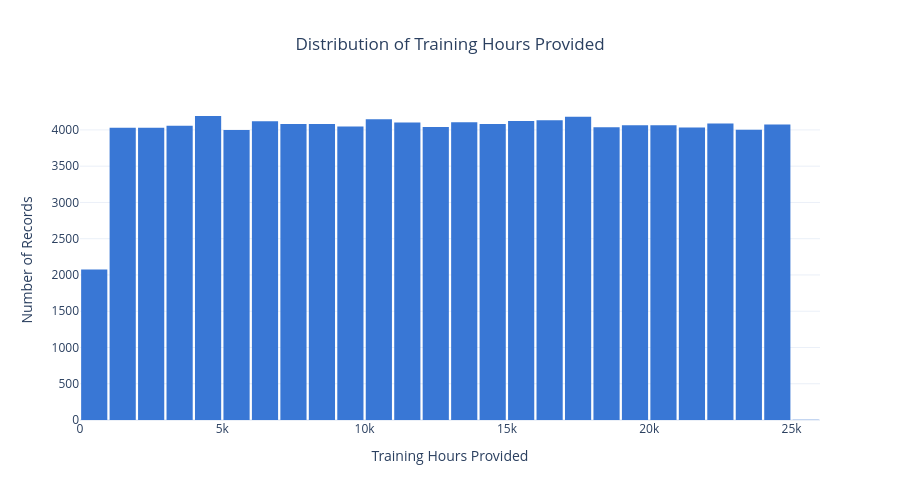

This figure's notebook cell:
### Code cell
fig6 = px.histogram(
    df,
    x="Training Hours Provided",
    nbins=30,
    color_discrete_sequence=["#3977D5"],
    title="Distribution of Training Hours Provided",
    template="plotly_white",
    labels={
        "Training Hours Provided": "Training Hours",
        "count": "Number of Records"
    }
)

fig6.update_layout(
    title_x=0.5,
    height=500,
    bargap=0.08,
    xaxis_title="Training Hours Provided",
    yaxis_title="Number of Records"
)

fig6.show()

### Figure 1 — Plotly figure (JSON) as saved in the notebook; plotly's stock layout.template omitted (floating-point values rounded to 4 significant figures; data arrays with more than 128 entries replaced by an {"elided": "..."} marker saying what was removed)
{"data": [{"bingroup": "x", "hovertemplate": "Training Hours=%{x}<br>count=%{y}<extra></extra>", "legendgroup": "", "marker": {"color": "#3977D5", "pattern": {"shape": ""}}, "name": "", "nbinsx": 30, "orientation": "v", "showlegend": false, "type": "histogram", "x": {"elided": "100000 int values"}, "xaxis": "x", "yaxis": "y"}], "layout": {"bargap": 0.08, "barmode": "relative", "height": 500, "legend": {"tracegroupgap": 0}, "title": {"text": "Distribution of Training Hours Provided", "x": 0.5}, "xaxis": {"anchor": "y", "domain": [0, 1], "title": {"text": "Training Hours Provided"}}, "yaxis": {"anchor": "x", "domain": [0, 1], "title": {"text": "Number of Records"}}}}
